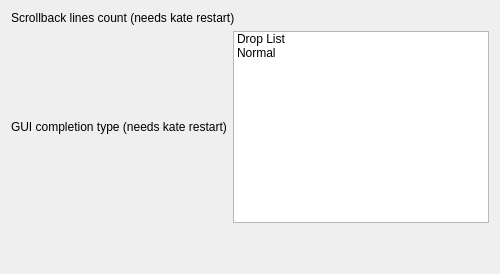
<?xml version="1.0" encoding="UTF-8"?>
<ui version="4.0">
    <class>commentarConfigWidget</class>
    <widget class="QWidget" name="commentarConfigWidget">
        <layout class="QHBoxLayout" name="horizontalLayout_2">
            <item>
                <layout class="QVBoxLayout" name="verticalLayout">
                    <item>
                        <layout class="QHBoxLayout" name="horizontalLayout">
                            <item>
                                <widget class="QLabel" name="label">
                                    <property name="text">
                                        <string>Scrollback lines count (needs kate restart)</string>
                                    </property>
                                </widget>
                            </item>
                            <item>
                                <widget class="KIntNumInput" name="scrollbackLinesCount">
                                    <property name="value">
                                        <number>1000</number>
                                    </property>
                                </widget>
                            </item>
                        </layout>
                    </item>
                    <item>
                        <layout class="QHBoxLayout" name="horizontalLayout">
                            <item>
                                <widget class="QLabel" name="label">
                                    <property name="text">
                                        <string>GUI completion type (needs kate restart)</string>
                                    </property>
                                </widget>
                            </item>
                            <item>
                                <widget class="QListWidget" name="guiCompletionType">
                                    <item>
                                        <property name="text">
                                            <string>Drop List</string>
                                        </property>
                                    </item>
                                    <item>
                                        <property name="text">
                                            <string>Normal</string>
                                        </property>
                                    </item>
                                </widget>
                            </item>
                        </layout>
                    </item>
                    <item>
                        <spacer name="verticalSpacer">
                            <property name="orientation">
                                <enum>Qt::Vertical</enum>
                            </property>
                            <property name="sizeHint" stdset="0">
                                <size>
                                    <width>20</width>
                                    <height>40</height>
                                </size>
                            </property>
                        </spacer>
                    </item>
                </layout>
            </item>
        </layout>
    </widget>
    <customwidgets>
        <customwidget>
            <class>KIntNumInput</class>
            <extends>QWidget</extends>
            <header>knuminput.h</header>
        </customwidget>
    </customwidgets>
    <resources/>
    <connections/>
</ui>
